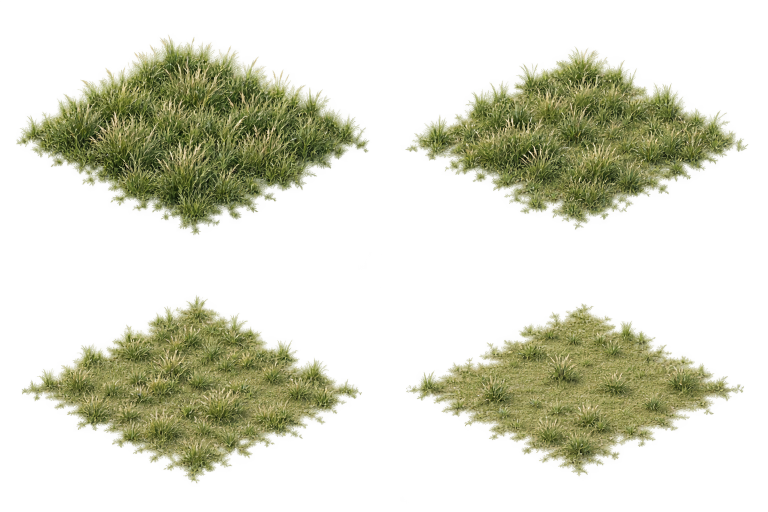
#> input picture output/imagegen/grass-models/atlas.png, 1536 x 1024 px (shown at 1/2 size)
$ python prepare.py
#> lines starting #> are read from the running program, lines starting #| are printed output that depends on the picture
"""Prepare generated grass atlas for upright markers and projected ground tiles."""
from pathlib import Path
from PIL import Image, ImageDraw
folder=Path(__file__).resolve().parent
root=folder.parents[2]
dest=root/'frontend/img/map'
im=Image.open(folder/'atlas.png').convert('RGBA')
#> im is the input picture: PIL image 1536x1024 RGBA; mean R, G, B, A 83.9, 85.8, 49.9, 74.5
W,H=im.size
#> W = 1536; H = 1024
variants=['lush','medium','sparse','plain']
preview=Image.new('RGB',(1024,384),'#8a9469')
for i,name in enumerate(variants):
    crop=im.crop(((i%2)*W//2,(i//2)*H//2,(i%2+1)*W//2,(i//2+1)*H//2))
    # The service returned RGBA with a diffuse low-alpha halo. Keep the
    # authored plant cutout, taper that halo instead of retaining its rectangle.
    alpha=crop.getchannel('A').point(lambda a: round(255*max(0,min(1,(a-105)/140))**1.3))
    crop.putalpha(alpha)
    box=alpha.getbbox()
    crop=crop.crop(box)
    crop.thumbnail((350,222),Image.Resampling.LANCZOS)
    sprite=Image.new('RGBA',(384,384))
    sprite.alpha_composite(crop,((384-crop.width)//2,(384-crop.height)//2))
    sprite.save(dest/f'grass-{name}.webp',quality=93)
    sprite.save(dest/f'grass-{name}-map-embedded.png',optimize=True)
    # Inverse of x=u-v, y=(u+v)/2, centered; projection by the map
    # restores the authored blade angle and avoids a second isometric tilt.
    ground=sprite.transform((384,384),Image.Transform.AFFINE,(1,-1,192,.5,.5,0),Image.Resampling.BICUBIC)
    ground.save(dest/f'grass-{name}-ground.png',optimize=True)
    label={'lush':'Dense meadow','medium':'Medium meadow','sparse':'Sparse meadow','plain':'Open plain'}[name]
    small=sprite.resize((256,256),Image.Resampling.LANCZOS)
    preview.paste(small,(i*256,40),small)
    ImageDraw.Draw(preview).text((i*256+32,306),label,fill='white')
    if name in ('lush','plain'):
        typ='grassland' if name=='lush' else 'plains'
        sprite.save(dest/f'wild-{typ}.webp',quality=93)
        sprite.save(dest/f'wild-{typ}-map.webp',quality=93)
        sprite.save(dest/f'wild-{typ}-map-embedded.png',optimize=True)
#> this loop made 4 passes
#> box on passes 1 to 4: (33, 71, 738, 470), (43, 95, 728, 459), (44, 81, 724, 454), (45, 95, 720, 440)
#> pass 1, `alpha=crop.getchannel('A').point(lambda a: round(255*max(0,min(1,(a-10..`:
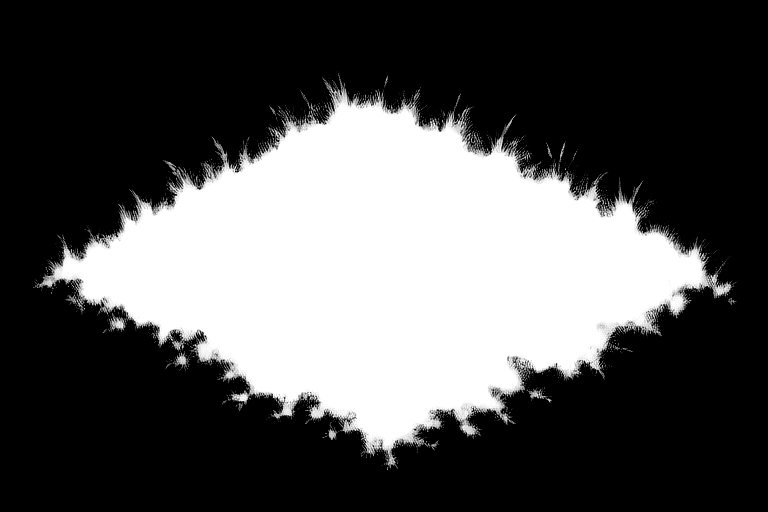
#> alpha: PIL image 768x512 L; min 0, max 255, mean 83.1
#> pass 1, `crop=crop.crop(box)`:
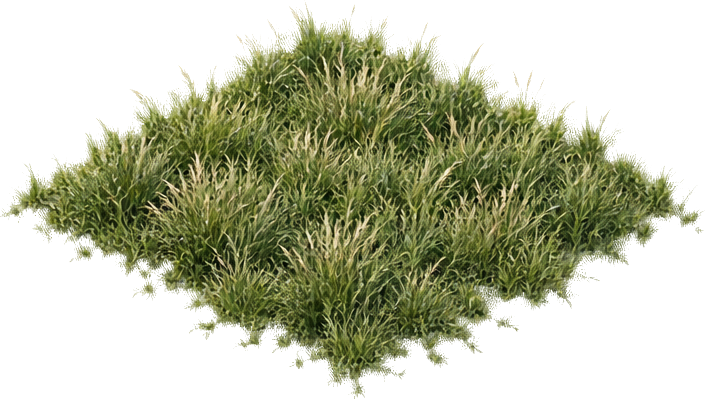
#> crop: PIL image 705x399 RGBA; mean R, G, B, A 97.6, 102.3, 57.7, 116.2; transparent parts drawn white
#> after the loop:
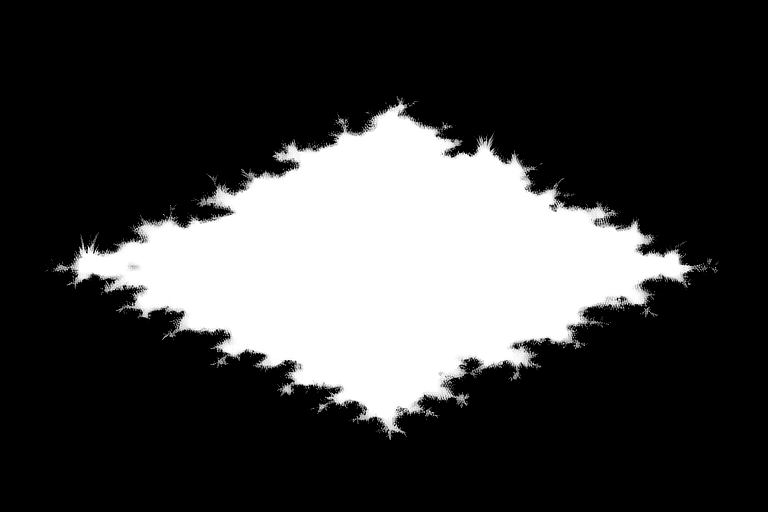
#> alpha: PIL image 768x512 L; min 0, max 255, mean 62.8
#> after the loop:
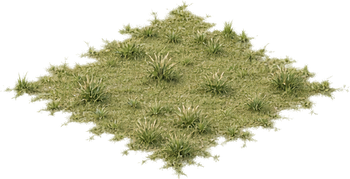
#> crop: PIL image 350x179 RGBA; mean R, G, B, A 70.6, 70.1, 42, 106.1; transparent parts drawn white
#> after the loop:
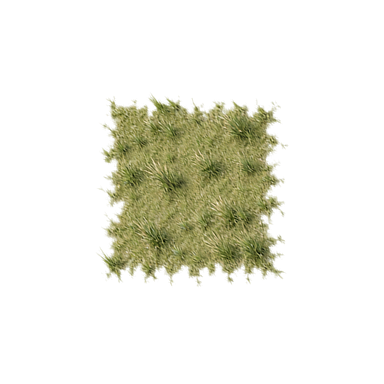
#> ground: PIL image 384x384 RGBA; mean R, G, B, A 29.4, 29.2, 17.4, 45.1; transparent parts drawn white
#> after the loop:
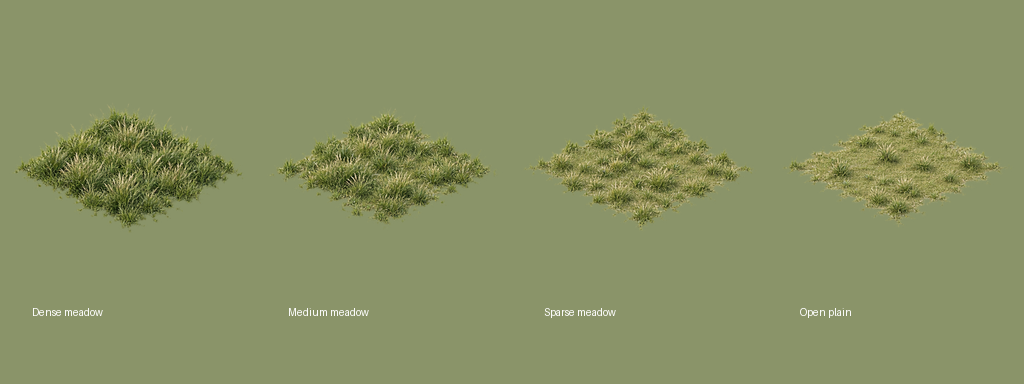
#> preview: PIL image 1024x384 RGB; mean R, G, B 136.5, 145.6, 101.1
#> after the loop:
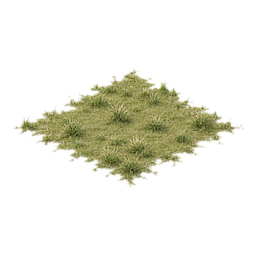
#> small: PIL image 256x256 RGBA; mean R, G, B, A 30.9, 30.7, 18.4, 45.1; transparent parts drawn white
preview.save(folder/'models-preview.jpg',quality=93)
print('Prepared four transparent models, four ground stamps and two wild icons.')
